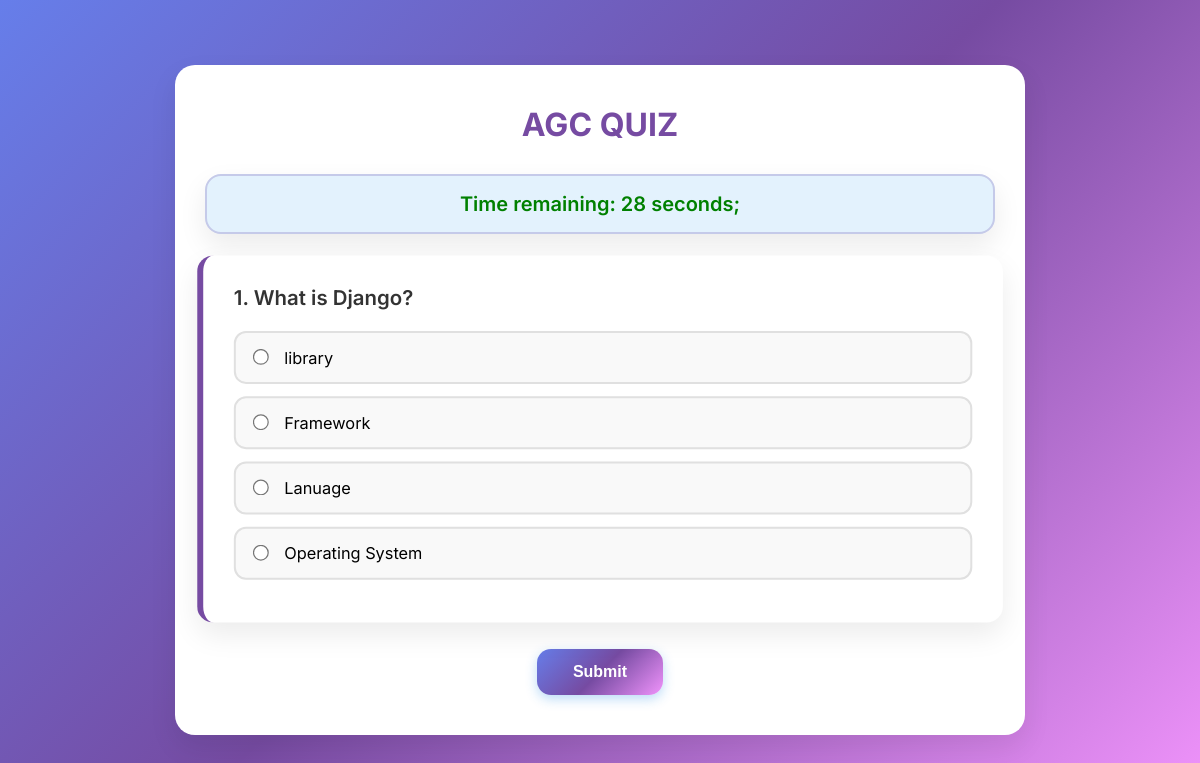
Screenshot of /quiz/2/ with the database file from the repository.
### quizapp/models.py (models this page shows)
class Quiz(models.Model):
    quiztitle = models.CharField(max_length=400)
    description = models.CharField(max_length=1000)
    totalquestions = models.IntegerField()
    time = models.IntegerField()
    created_at = models.DateTimeField(auto_now_add=True)
    created_by = models.ForeignKey(User, on_delete=models.CASCADE, default=1, null=True, blank=True)

### questions_app/models.py (models this page shows)
class questions(models.Model):
    quiz = models.ForeignKey(Quiz,on_delete=models.CASCADE)
    question = models.CharField(max_length=500 )
    option1 =  models.CharField(max_length=500)
    option2 =  models.CharField(max_length=500)
    option3 =  models.CharField(max_length=500)
    option4 =  models.CharField(max_length=500)
    correct_answer = models.IntegerField()

### quizapp/views.py (the view, shortened to what this page needs)
# urls.py: path('quiz/<int:quiz_id>/',takequiz_views,name='takequiz'),
def takequiz_views(request, quiz_id):
    quiz_object = get_object_or_404(Quiz, id=quiz_id)
    list_of_questions = questions.objects.filter(quiz=quiz_object)
    total_questions = len(questions.objects.filter(quiz=quiz_object))
    quiz_object = get_object_or_404(Quiz, id = quiz_id)
    return render(request, 'take_quiz.html', {'quiz': quiz_object,'all_questions': list_of_questions,'total_questions': total_questions})

### template/take_quiz.html (shortened to what this page needs)
<!DOCTYPE html>
<html lang="en">
<head>
</head>
<body>
  <div class="quiz-wrapper">
    <div class="quiz-header">
      <h2 class="quiz-title">{{ quiz.quiztitle }}</h2>
    </div>
     <div class="timer-display">
      <div class="timer-text" id="timer">Time remaining: 30 seconds</div>
    </div>
    <form method="POST" id="quizForm" action="{% url 'takequiz' quiz.id %}">
      {% for question in all_questions %}
        <div class="quiz-question {% if forloop.first %}active{% endif %}">
          <h3>{{ forloop.counter }}. {{ question.question }}</h3>
          <ul class="quiz-options">
            <li><label><input type="radio" name="question{{ question.id }}" value="1"> {{ question.option1 }}</label></li>
            <li><label><input type="radio" name="question{{ question.id }}" value="2"> {{ question.option2 }}</label></li>
            <li><label><input type="radio" name="question{{ question.id }}" value="3"> {{ question.option3 }}</label></li>
            <li><label><input type="radio" name="question{{ question.id }}" value="4"> {{ question.option4 }}</label></li>
          </ul>
        </div>
      {% empty %}
        <p>No questions available for this quiz.</p>
      {% endfor %}
      <div class="btn-wrapper">
        {% if total_questions == 1 %}
        <button type="submit" class="submit-btn">Submit</button>
        {% else %}
        <button type="button" class="quiz-next-btn" onclick="showNextQuestion()">Next</button>
        <button type="submit" class="quiz-submit-btn">Submit</button>
        {% endif %}
      </div>
    </form>
  </div>
</body>
</html>

### template/take_quiz.html (style rules this page uses)
:root { --primary: linear-gradient(135deg, #667eea 0%, #764ba2 50%, #f093fb 100%); --bg-light: #f3f4f6; --bg-white: #ffffff; --text-dark: #2e2e2e; --border: #ddd; --hover-bg: #eef2ff; --option-bg: #f9f9f9; --option-hover: #e6e6ff; --blue-light: #e3f2fd; --shadow: 0 12px 28px rgba(0, 0, 0, 0.08); }
* { box-sizing: border-box; margin: 0; padding: 0; }
body { font-family: 'Inter', sans-serif; background: var(--primary); min-height: 100vh; display: flex; align-items: center; justify-content: center; padding: 40px 12px; }
.quiz-wrapper { background: var(--bg-white); padding: 40px 30px; border-radius: 20px; max-width: 850px; width: 100%; box-shadow: var(--shadow); animation: fadeIn 0.6s ease; }
.quiz-header { text-align: center; margin-bottom: 30px; }
.quiz-title { font-size: 32px; font-weight: 700; color: #764ba2; }
.timer-display { background-color: var(--blue-light); border: 2px solid #c5cae9; padding: 16px; border-radius: 16px; margin-bottom: 25px; text-align: center; box-shadow: var(--shadow); }
.timer-text { font-size: 20px; font-weight: 600; color: green; }
.quiz-question { display: none; background-color: #ffffff; padding: 30px; margin-bottom: 30px; border-radius: 16px; border-left: 6px solid #764ba2; box-shadow: var(--shadow); transition: transform 0.3s ease; }
.quiz-question.active { display: block; transform: scale(1.02); }
.quiz-question h3 { margin-bottom: 20px; font-size: 20px; color: #333; font-weight: 600; }
.quiz-options { list-style: none; }
.quiz-options li { margin-bottom: 12px; padding: 14px 18px; border: 2px solid #e0e0e0; border-radius: 12px; background-color: var(--option-bg); cursor: pointer; transition: 0.3s ease; display: flex; align-items: center; font-size: 16px; }
.quiz-options input[type="radio"] { margin-right: 12px; accent-color: #764ba2; transform: scale(1.2); }
.btn-wrapper { text-align: center; margin-top: 30px; }
.quiz-next-btn, .quiz-submit-btn, .submit-btn { padding: 14px 36px; font-size: 16px; font-weight: 600; background: var(--primary); color: #ffffff; border: none; border-radius: 14px; cursor: pointer; transition: background 0.3s ease, transform 0.2s ease; box-shadow: 0 4px 12px rgba(30, 136, 229, 0.3); }

### rows the page displays
Quiz: quiztitle "AGC QUIZ"
questions: question "What is Django?", option1 "library", option2 "Framework", option3 "Lanuage", option4 "Operating System"
